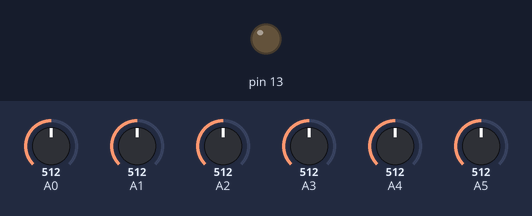
A sketch run on a simulated Arduino Uno, built with avr-gcc and run on an emulated ATmega328P. On the bench: output pins drawn as LEDs (lit = HIGH). Inputs (shaded band) come from the test bench; at power-on: A0 = 512, A1 = 512, A2 = 512, A3 = 512, A4 = 512, A5 = 512. What the sketch prints to the serial monitor is not drawn.

Above: at 0.1 s.
At 0.6 s:
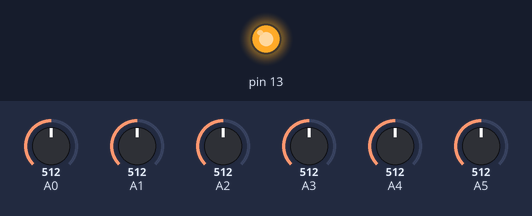
Timing chart, 0 to 7.0 s (numbered marks = the images above):
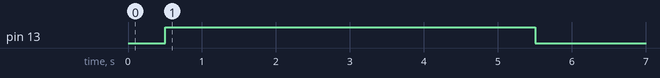

The sketch:

PRUEBA_QTR8A.ino
```cpp
#include <QTRSensors.h>
#define NUM_SENSORS   6     // numero de sensores usados
#define TIMEOUT       500  // esperar 2.5 ms para tener una respuesta del sensado
#define EMITTER_PIN   6     // este pin controla el led on del los sensores (enciende y apaga)

//aqui se pone el numero de los pines conectados a los sensores
QTRSensorsAnalog qtra((unsigned char[]) {A0,A1,A2,A3,A4,A5},
  NUM_SENSORS, TIMEOUT, EMITTER_PIN);
unsigned int sensorValues[NUM_SENSORS];


void setup()
{
  delay(500);
  pinMode(13, OUTPUT);
  digitalWrite(13, HIGH);    //este led encendido indica que comienza la calibracion
  for (int i = 0; i < 200; i++)  // la calibracion se lleva a cabo por 5 segundos
  {
    qtra.calibrate();       // funcion para calibrar los sensores
  }
  digitalWrite(13, LOW);     // se paga el led para que indique que termino la calibracion

  // imprime la calibracion minima de los sensores
  Serial.begin(9600);
  for (int i = 0; i < NUM_SENSORS; i++)
  {
    Serial.print(qtra.calibratedMinimumOn[i]);
    Serial.print(' ');
  }
  Serial.println();

  // imprime la calibracion maxima de los sensores
  for (int i = 0; i < NUM_SENSORS; i++)
  {
    Serial.print(qtra.calibratedMaximumOn[i]);
    Serial.print(' ');
  }
  Serial.println();
  Serial.println();
  delay(1000);
}


void loop()
{
  // read calibrated sensor values and obtain a measure of the line position from 0 to 5000
  // To get raw sensor values, call:
  //  qtrrc.read(sensorValues); instead of unsigned int position = qtrrc.readLine(sensorValues);
  unsigned int position = qtra.readLine(sensorValues);

  // print the sensor values as numbers from 0 to 1000, where 0 means maximum reflectance and
  // 1000 means minimum reflectance, followed by the line position
  for (unsigned char i = 0; i < NUM_SENSORS; i++)
  {
    Serial.print(sensorValues[i]);
    Serial.print('\t');
  }
  //Serial.println(); // uncomment this line if you are using raw values
  Serial.println(position); // comment this line out if you are using raw values

  delay(50);
}
```
